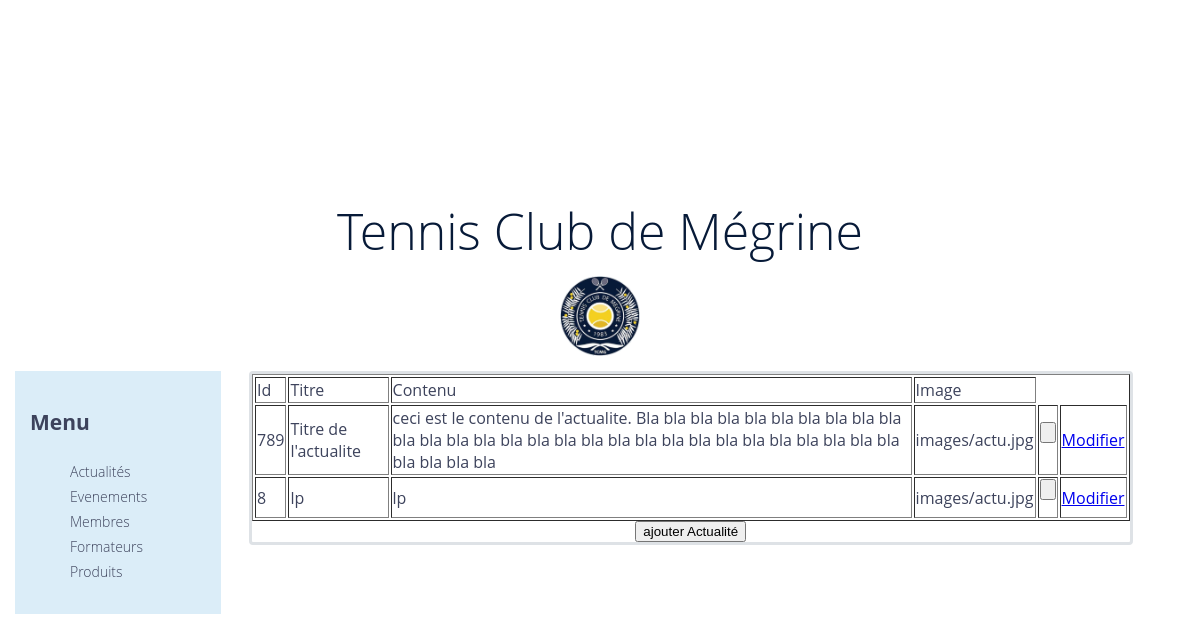
The page /view/actualites.php (signed in) on the database its author committed.
### tables this page shows
CREATE TABLE IF NOT EXISTS `actualites` (
  `id` int(20) NOT NULL AUTO_INCREMENT,
  `titre` varchar(30) NOT NULL,
  `contenu` text NOT NULL,
  `img` varchar(30) NOT NULL,
  PRIMARY KEY (`id`)
);

### core/actualiteC.php (called while the page is built, shortened)
<?PHP
class actualiteC {
    function afficherActualites()
	{
		$sql = "SELECT * From actualites";
		$db = config::getConnexion();
		try {
			$liste = $db->query($sql);
			return $liste;
		} catch (Exception $e) {
			die('Erreur: ' . $e->getMessage());
		}
    }
}

### view/actualites.php (the view, shortened to what this page needs)
<html>
    <head>
        <link type="text/css" rel="stylesheet" href="style.css">
    </head>
    <body>
        <?PHP
            include "../core/actualiteC.php";
            $actualite1C = new actualiteC();
            $listeActu = $actualite1C->afficherActualites();
        ?>
        <div class="entete">
            <p>Tennis Club de Mégrine</p>
            <img class="logo" src="logo.png" width="80"></br>
        </div>
        <div class="page">
            <div class="menu">
                <h2>Menu</h2>
                <ul>
                    <li><a href="actualites.php">Actualités</a></li>
                    <li><a href="evenements.php">Evenements</a></li>
                    <li><a href="membres.php">Membres</a></li>
                    <li><a href="formateurs.php">Formateurs</a></li>
                    <li><a href="produits.php">Produits</a></li>
                </ul>
            </div>
            <div class="content">
                <table border="1" class="center">
                        <tr>
                            <td class="th">Id</td>
                            <td class="th" >Titre</td>
                            <td class="th" >Contenu</td>
                            <td class="th" >Image</td>
                        </tr>
                        <?PHP
                        foreach ($listeActu as $row) {
                            ?>
                            <tr>
                                <td class="ff"><?PHP echo $row['id']; ?></td>
                                <td class="ff"><?PHP echo $row['titre']; ?></td>
                                <td class="ff"><?PHP echo $row['contenu']; ?></td>
                                <td class="ff" ><?PHP echo $row['img']; ?></td>
                                <td class="center">
                                    <form  id="monform "method="POST" action="supprimerActualite.php">
                                        <input type="submit" class="monform" name="supprimer" value="">
                                    </form>
                                </td>
                                <td class="ff"><a href="modifierActualite.php?id=<?PHP echo $row['id']; ?>">
                                        Modifier</a></td>
                            </tr>
                        <?PHP
                        }
                        ?>
                    </table>
                    <a href="ajouterActualite.html"><input type="submit"  value="ajouter Actualité"> </a>
            </div>
        </div>
    </body>
</html>

### view/style.css (style rules this page uses)
body { font-family: "Open Sans", Arial, sans-serif; font-size: 14px; line-height: 1.8; font-weight: 300; color: #3d435c; box-sizing: border-box; align-content: center; margin: 0; }
.page { margin: 15px; }
.entete { text-align: center; }
p { font-size: 50px!important; color: #071a38; margin-bottom: 0px; }
.menu ul { list-style: none; }
.menu { width: 15%; float: left; line-height: 1.8; background-color: rgb(219, 237, 248); padding: 15px; }
.menu a { text-decoration: none; color: #3d435c; }
.content { text-align: center; width: 75%; margin-left: 20%; border: 3px solid #dee2e6!important; border-radius: 0.25rem!important; }

### rows shown on the page
actualites: id "789", titre "Titre de l'actualite", contenu "ceci est le contenu de l'actualite. Bla bla bla bla bla bla bla bla bla bla bla bla bla bla bla bla bla bla bla bla bla bla bla bla bla bla bla bla bla bla bla bla bla", img "images/actu.jpg"
actualites: id "8", titre "lp", contenu "lp", img "images/actu.jpg"
